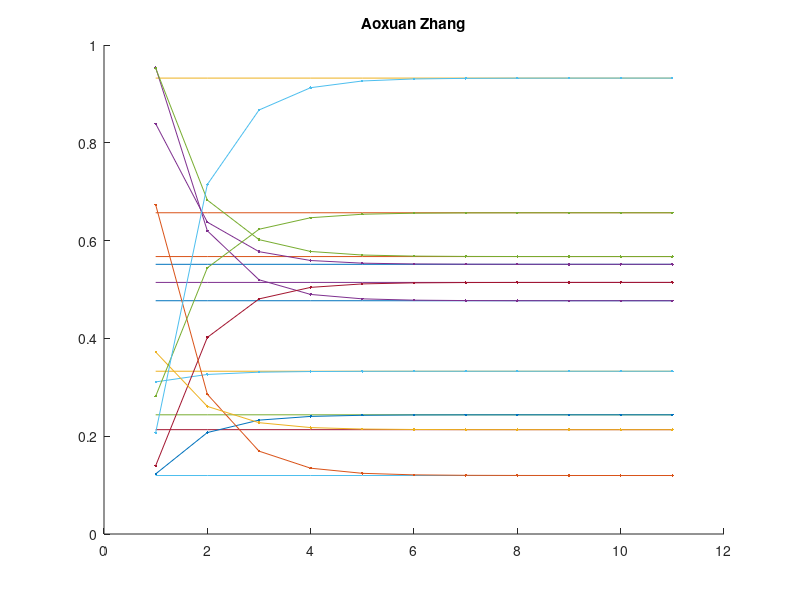

This figure's MATLAB source:
clear; clf; hold on
N = 10; w = rand(1,N); eta = 0.7;
A=w;sol=rand(1,N);
E = @(w) 0.5*sum((w-sol).^2);dEdw = @(x,t) x-t;
fprintf('W(1)=(');
for i=1:N-1
fprintf('%f,',w(i));
end
fprintf('%f),',w(N));fprintf('E(W(1))=%f\n',E(w));
tol=1.0e-5; err=2*tol; k=1;
while err>tol
for i=1:N
new_w(i) = w(i) - eta*dEdw(w(i),sol(i));
end
A(k+1,:)=new_w;err=sqrt(sum((new_w-w).^2)/N);w = new_w;
fprintf('W(%d)=(',k+1);
for i=1:N-1
fprintf('%f,',w(i));
end
fprintf('%f),',w(N));
fprintf('E(W(%d))=%16.14f\n',k+1,E(w));
k=k+1;
end
for i=1:N
plot([1:k],0*[1:k]+sol(i))
end
plot(A,'.-');title('Aoxuan Zhang')